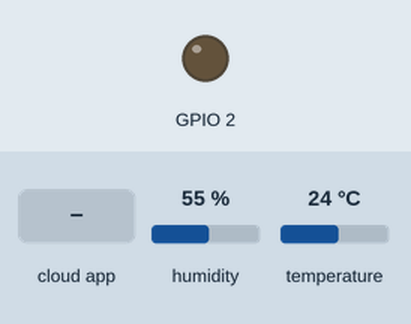
Recording of a program running on a simulated ESP32. Parts: output pins drawn as LEDs (lit = HIGH). The inputs (shaded band) are chosen by the test bench; at power-on: humidity 55 %, temperature 24 °C. WiFi joins after 1.5 s; servers stay silent unless stated; the local clock reads 2024-03-15 10:24:30 at power-on unless the program sets it; EEPROM starts erased; what the program prints to the serial monitor is not drawn.

Above: at 2.8 s.
2.9 s: the phone or cloud app sets led to 1
At 4.9 s:
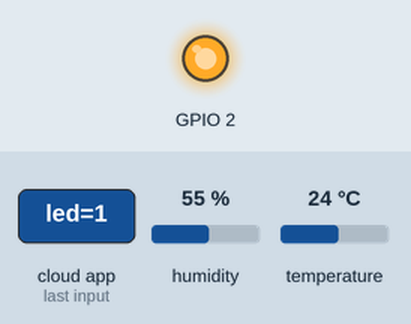
13.6 s: the phone or cloud app sets led to 0
At 15.5 s:
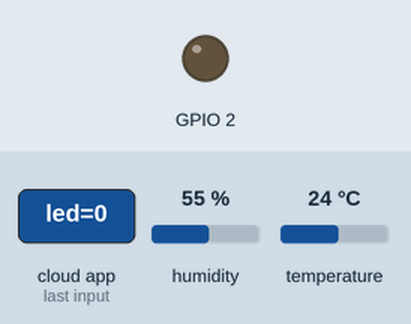
Timing chart, 0 to 16.6 s (numbered marks = the images above; inputs shaded):
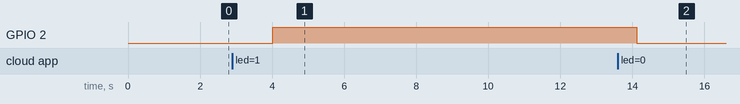

The program:

main.cpp
```cpp
#include<Arduino.h>
#include "DHT.h"
#include "thingProperties.h"
#include <Preferences.h>
#include <time.h>
#include <WiFiClientSecure.h>
#include <ESP_Mail_Client.h>

const char* SMTP_HOST     = "smtp.gmail.com";
const int   SMTP_PORT     = 465;
const char* EMAIL_SENDER  = "raduciurescu75@gmail.com";
const char* SENDER_PASS   = "";
const char* EMAIL_RECIPIENT = "podean.beni@gmail.com";
SMTPSession smtp;

#define DHTPIN 26
#define DHTTYPE DHT22

DHT dht(DHTPIN, DHTTYPE);
Preferences prefs;
Preferences humPrefs;
// Obiecte globale pentru sesiune Å i mesaj


void smtpCallback(SMTP_Status status) {
  Serial.println(status.info());
  if (status.success()) {
    Serial.println("Email trimis cu succes.");
    smtp.sendingResult.clear();
  } else {
    Serial.println("Trimitere eÈ uatÄ .");
  }
}

void sendHighHumidityEmail(float humidity) {
  smtp.debug(1);  // ActiveazÄ  loguri detaliate
  smtp.callback(smtpCallback);  // SeteazÄ  funcÈ ia de callback

  Session_Config config;
  config.server.host_name = SMTP_HOST;
  config.server.port = SMTP_PORT;
  config.login.email = EMAIL_SENDER;
  config.login.password = SENDER_PASS;
  config.time.ntp_server = F("pool.ntp.org,time.nist.gov");
  config.time.gmt_offset = 3;
  config.time.day_light_offset = 0;

  SMTP_Message message;
  message.sender.name = F("ESP32 Alert");
  message.sender.email = EMAIL_SENDER;
  message.subject = F("ð  ¨ AlertÄ  umiditate ridicatÄ !");
  message.addRecipient(F("Utilizator"), EMAIL_RECIPIENT);

  String body = "AtenÈ ie! Umiditatea a ajuns la "
                + String(humidity, 1) + "%\r\n"
                + "VerificÄ  imediat condiÈ iile din Ã®ncÄ pere.";
  message.text.content = body.c_str();
  message.text.charSet = "utf-8";
  message.text.transfer_encoding = Content_Transfer_Encoding::enc_7bit;

  if (!smtp.connect(&config)) {
    Serial.printf("Eroare conectare SMTP: %d, %s\n", smtp.statusCode(), smtp.errorReason().c_str());
    return;
  }

  if (!MailClient.sendMail(&smtp, &message)) {
    Serial.printf("Eroare trimitere email: %d, %s\n", smtp.statusCode(), smtp.errorReason().c_str());
  }
}


void displayStoredHumidityEvents() {
  uint8_t nextIdx = humPrefs.getUInt("hum_index", 0);
  Serial.println(F("=== Evenimente umiditate â ¥75% ==="));
  for (uint8_t i = 0; i < 10; i++) {
    uint8_t idx = (nextIdx + i) % 10;

    // cheile pentru valoare È i timestamp
    char keyVal[12], keyTs[12];
    snprintf(keyVal, sizeof(keyVal), "humVal%u", idx);
    snprintf(keyTs,  sizeof(keyTs),  "humTs%u",  idx);

    float h = humPrefs.getFloat(keyVal, -1.0f);
    unsigned long ts = humPrefs.getUInt(keyTs, 0);

    if (ts == 0) {
      Serial.printf("%2u: <gol>\n", i + 1);
    } else {
      // converteÈ te Unix timestamp Ã®n datÄ /ora localÄ 
      time_t t = (time_t)ts;
      struct tm *tm_info = localtime(&t);
      char buf[26];
      strftime(buf, sizeof(buf), "%Y-%m-%d %H:%M:%S", tm_info);
      Serial.printf("%2u: %.1f%% la %s\n", i + 1, h, buf);
    }
  }
  Serial.println(F("=== sfÃ¢rÈ it evenimente ==="));
}


void displayStoredMessages() {

  // ObÈ ine indexul de scriere (urmÄ toarea poziÈ ie)
  uint8_t nextIdx = prefs.getUInt("msg_index", 0);

  // Cel mai vechi este chiar la nextIdx
  for (uint8_t i = 0; i < 10; i++) {
    uint8_t idx = (nextIdx + i) % 10;
    char key[6];
    snprintf(key, sizeof(key), "msg%u", idx);
    String msg = prefs.getString(key, "<gol>");
    Serial.printf("%2u: %s\n", i + 1, msg.c_str());
  }

  Serial.println(F("=== sfÃ¢rÈ it mesaje ==="));
}

// Interval de afiÅ are a mesajelor (3s)
const unsigned long PRINT_INTERVAL = 3000;
unsigned long lastPrint = 0;

void setup() {
  Serial.begin(115200);
  pinMode(2,OUTPUT);
  digitalWrite(2, LOW);
  led=false;

 // IniÅ£ializeazÄ  NVS cu namespace "msg_store"
  if (!prefs.begin("msg_store", false)) {
    Serial.println("!!! Eroare la iniÅ£ializarea NVS");
  } else {
    Serial.println("NVS init OK");
  }
   if (!humPrefs.begin("hum_store", false))
    Serial.println("!!! Eroare init NVS hum_store");
  else
    Serial.println("NVS hum_store OK");

  // 3) Sincronizare NTP (pentru timestamp corect)
  configTime(0, 0, "pool.ntp.org", "time.nist.gov");

  Serial.println("Pornire senzor DHT22...");
  initProperties();
  ArduinoCloud.begin(ArduinoIoTPreferredConnection);
  dht.begin();
}
float humidity=0;
// alerta pt mail
bool alert90Sent = false;

void loop() {

  unsigned long now = millis();
  // Citim umiditatea È i temperatura
  ArduinoCloud.update();
  humidity = dht.readHumidity();
  float temperature = dht.readTemperature(); // Celsius

  // VerificÄ m dacÄ  citirea a reuÈ it
  if (isnan(humidity) || isnan(temperature)) {
    Serial.println("Eroare la citirea de la senzorul DHT22!");
    delay(2000);
  }

  // AfiÈ Ä m valorile
  umiditate=humidity;
  temperatura=temperature;
  Serial.print("Temperatura: ");
  Serial.print(temperature);
  Serial.print(" Â°C | Umiditate: ");
  Serial.print(humidity);
  Serial.println(" %");

  if(humidity>75)
  {

  uint8_t idx = humPrefs.getUInt("hum_index", 0);
  char keyVal[12], keyTs[12];
  snprintf(keyVal, sizeof(keyVal), "humVal%u", idx);
  snprintf(keyTs,  sizeof(keyTs),  "humTs%u",  idx);

  humPrefs.putFloat(keyVal, umiditate);
  unsigned long ts = (unsigned long)time(nullptr);
  humPrefs.putUInt(keyTs, ts);
  humPrefs.putUInt("hum_index", (idx + 1) % 10);
  }

  if (humidity > 90.0 && !alert90Sent) {
    sendHighHumidityEmail(humidity);
    alert90Sent = true;
  } else if (humidity <= 90.0) {
    alert90Sent = false;
  }


   // 3) AfiÅ eazÄ  stocarea mesaje la fiecare 3s
  if (now - lastPrint >= PRINT_INTERVAL) {
    displayStoredMessages();
    displayStoredHumidityEvents();
    lastPrint = now;
  }

  delay(2000);
}
/*
  Since Messenger is READ_WRITE variable, onMessengerChange() is
  executed every time a new value is received from IoT Cloud.
*/
void onMessengerChange()  {
   Serial.print("onMessengerChange(): â  ");
  Serial.print(messenger);
  Serial.println("â  ");

  // CiteÈ te indexul curent (0â  9)
  uint8_t idx = prefs.getUInt("msg_index", 0);

  // Scrie mesajul la cheia "msg0"..."msg9"
  char key[6];
  snprintf(key, sizeof(key), "msg%u", idx);
  prefs.putString(key, messenger);
  Serial.printf("â   Stocat la %s: %s\n", key, messenger.c_str());

  // Increment circular
  idx = (idx + 1) % 10;
  prefs.putUInt("msg_index", idx);


}
/*
  Since Led is READ_WRITE variable, onLedChange() is
  executed every time a new value is received from IoT Cloud.
*/
void onLedChange()  {
  if(led==true)
   digitalWrite(2,HIGH);
  else
    digitalWrite(2,LOW);
}
/*
  Since Pwn is READ_WRITE variable, onPwnChange() is
  executed every time a new value is received from IoT Cloud.
*/
void onPwnChange()  {
  // Add your code here to act upon Pwn change
}
/*
  Since Umiditate is READ_WRITE variable, onUmiditateChange() is
  executed every time a new value is received from IoT Cloud.
*/
void onUmiditateChange()  {
}
/*
  Since Temperatura is READ_WRITE variable, onTemperaturaChange() is
  executed every time a new value is received from IoT Cloud.
*/
void onTemperaturaChange()  {
  // Add your code here to act upon Temperatura change
}
```

thingProperties.h
```cpp
// Code generated by Arduino IoT Cloud, DO NOT EDIT.

#include <ArduinoIoTCloud.h>
#include <Arduino_ConnectionHandler.h>

const char DEVICE_LOGIN_NAME[]  = "694856b0-1469-4f73-8c6a-efd7537140b1";

const char SSID[]               = "bofadn2";    // Network SSID (name)
const char PASS[]               = "12345678";    // Network password (use for WPA, or use as key for WEP)
const char DEVICE_KEY[]  = "zya0@0jMLUDR1v#dHQox27nsc";    // Secret device password

void onMessengerChange();
void onPwnChange();
void onUmiditateChange();
void onLedChange();
void onTemperaturaChange();

String messenger;
int pwn;
CloudRelativeHumidity umiditate;
bool led;
CloudTemperature temperatura;

void initProperties(){

  ArduinoCloud.setBoardId(DEVICE_LOGIN_NAME);
  ArduinoCloud.setSecretDeviceKey(DEVICE_KEY);
  ArduinoCloud.addProperty(messenger, READWRITE, ON_CHANGE, onMessengerChange);
  ArduinoCloud.addProperty(pwn, READWRITE, ON_CHANGE, onPwnChange);
  ArduinoCloud.addProperty(umiditate, READWRITE, ON_CHANGE, onUmiditateChange);
  ArduinoCloud.addProperty(led, READWRITE, ON_CHANGE, onLedChange);
  ArduinoCloud.addProperty(temperatura, READWRITE, ON_CHANGE, onTemperaturaChange);

}

WiFiConnectionHandler ArduinoIoTPreferredConnection(SSID, PASS);
```

Measured:
- after the input at 2.9 s, GPIO 2: LOW → HIGH after 1.1 s
- after the input at 13.6 s, GPIO 2: HIGH → LOW after 0.52 s
